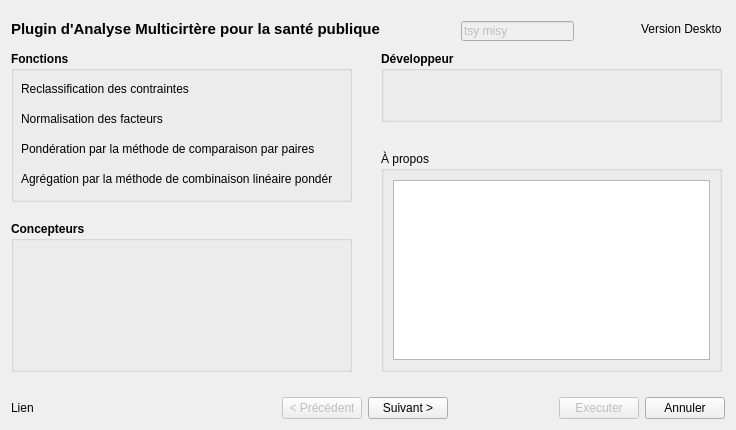
<?xml version="1.0" encoding="UTF-8"?>
<ui version="4.0">
 <author>Mampionona RASAMIMALALA</author>
 <class>IzarDialogBase</class>
 <widget class="QDialog" name="IzarDialogBase">
  <property name="geometry">
   <rect>
    <x>0</x>
    <y>0</y>
    <width>736</width>
    <height>430</height>
   </rect>
  </property>
  <property name="minimumSize">
   <size>
    <width>736</width>
    <height>430</height>
   </size>
  </property>
  <property name="maximumSize">
   <size>
    <width>736</width>
    <height>430</height>
   </size>
  </property>
  <property name="windowTitle">
   <string>Full MCE for Public Health v1.0</string>
  </property>
  <property name="sizeGripEnabled">
   <bool>false</bool>
  </property>
  <property name="modal">
   <bool>true</bool>
  </property>
  <layout class="QGridLayout" name="gridLayout_3">
   <item row="0" column="0" colspan="7">
    <widget class="QStackedWidget" name="STACKED_WIDGET">
     <property name="mouseTracking">
      <bool>true</bool>
     </property>
     <property name="currentIndex">
      <number>0</number>
     </property>
     <widget class="QWidget" name="page_1">
      <widget class="QLabel" name="label">
       <property name="geometry">
        <rect>
         <x>0</x>
         <y>9</y>
         <width>411</width>
         <height>18</height>
        </rect>
       </property>
       <property name="maximumSize">
        <size>
         <width>16777215</width>
         <height>21</height>
        </size>
       </property>
       <property name="font">
        <font>
         <pointsize>11</pointsize>
         <weight>75</weight>
         <bold>true</bold>
        </font>
       </property>
       <property name="text">
        <string>Plugin d'Analyse Multicirtère pour la santé publique</string>
       </property>
      </widget>
      <widget class="QLabel" name="label_2">
       <property name="geometry">
        <rect>
         <x>630</x>
         <y>10</y>
         <width>81</width>
         <height>16</height>
        </rect>
       </property>
       <property name="text">
        <string>Version Desktop</string>
       </property>
      </widget>
      <widget class="QGroupBox" name="groupBox_7">
       <property name="geometry">
        <rect>
         <x>0</x>
         <y>40</y>
         <width>341</width>
         <height>151</height>
        </rect>
       </property>
       <property name="maximumSize">
        <size>
         <width>16777215</width>
         <height>151</height>
        </size>
       </property>
       <property name="font">
        <font>
         <weight>75</weight>
         <bold>true</bold>
        </font>
       </property>
       <property name="title">
        <string>Fonctions</string>
       </property>
       <widget class="QLabel" name="label_9">
        <property name="geometry">
         <rect>
          <x>10</x>
          <y>30</y>
          <width>201</width>
          <height>16</height>
         </rect>
        </property>
        <property name="font">
         <font>
          <weight>50</weight>
          <bold>false</bold>
         </font>
        </property>
        <property name="text">
         <string>Reclassification des contraintes</string>
        </property>
       </widget>
       <widget class="QLabel" name="label_10">
        <property name="geometry">
         <rect>
          <x>10</x>
          <y>60</y>
          <width>151</width>
          <height>16</height>
         </rect>
        </property>
        <property name="font">
         <font>
          <weight>50</weight>
          <bold>false</bold>
         </font>
        </property>
        <property name="text">
         <string>Normalisation des facteurs</string>
        </property>
       </widget>
       <widget class="QLabel" name="label_11">
        <property name="geometry">
         <rect>
          <x>10</x>
          <y>90</y>
          <width>301</width>
          <height>16</height>
         </rect>
        </property>
        <property name="font">
         <font>
          <weight>50</weight>
          <bold>false</bold>
         </font>
        </property>
        <property name="text">
         <string>Pondération par la méthode de comparaison par paires</string>
        </property>
       </widget>
       <widget class="QLabel" name="label_12">
        <property name="geometry">
         <rect>
          <x>10</x>
          <y>120</y>
          <width>311</width>
          <height>16</height>
         </rect>
        </property>
        <property name="font">
         <font>
          <weight>50</weight>
          <bold>false</bold>
         </font>
        </property>
        <property name="text">
         <string>Agrégation par la méthode de combinaison linéaire pondérée </string>
        </property>
       </widget>
      </widget>
      <widget class="QGroupBox" name="GB_CONCEPTEUR">
       <property name="geometry">
        <rect>
         <x>0</x>
         <y>210</y>
         <width>341</width>
         <height>151</height>
        </rect>
       </property>
       <property name="font">
        <font>
         <weight>75</weight>
         <bold>true</bold>
        </font>
       </property>
       <property name="title">
        <string>Concepteurs</string>
       </property>
      </widget>
      <widget class="QGroupBox" name="GB_DEVELOPER">
       <property name="geometry">
        <rect>
         <x>370</x>
         <y>40</y>
         <width>341</width>
         <height>71</height>
        </rect>
       </property>
       <property name="font">
        <font>
         <weight>75</weight>
         <italic>false</italic>
         <bold>true</bold>
        </font>
       </property>
       <property name="title">
        <string>Développeur</string>
       </property>
      </widget>
      <widget class="QGroupBox" name="GB_INFO">
       <property name="geometry">
        <rect>
         <x>370</x>
         <y>140</y>
         <width>341</width>
         <height>221</height>
        </rect>
       </property>
       <property name="minimumSize">
        <size>
         <width>341</width>
         <height>221</height>
        </size>
       </property>
       <property name="maximumSize">
        <size>
         <width>341</width>
         <height>221</height>
        </size>
       </property>
       <property name="title">
        <string>À propos</string>
       </property>
       <layout class="QGridLayout" name="gridLayout_23">
        <item row="0" column="0">
         <widget class="QTextEdit" name="TE_INFO">
          <property name="readOnly">
           <bool>true</bool>
          </property>
         </widget>
        </item>
       </layout>
      </widget>
      <widget class="QLineEdit" name="STATUT_CNX">
       <property name="enabled">
        <bool>false</bool>
       </property>
       <property name="geometry">
        <rect>
         <x>450</x>
         <y>10</y>
         <width>113</width>
         <height>20</height>
        </rect>
       </property>
       <property name="text">
        <string>tsy misy</string>
       </property>
      </widget>
     </widget>
     <widget class="QWidget" name="page_2">
      <layout class="QGridLayout" name="gridLayout_22">
       <item row="0" column="0">
        <widget class="QGroupBox" name="GB_OUTPUT">
         <property name="font">
          <font>
           <weight>75</weight>
           <bold>true</bold>
          </font>
         </property>
         <property name="accessibleName">
          <string>Données en entrée</string>
         </property>
         <property name="title">
          <string>Répértoire et format de sortie</string>
         </property>
         <layout class="QGridLayout" name="gridLayout_21">
          <item row="1" column="2">
           <widget class="QLineEdit" name="LE_OUTPUT_DIR">
            <property name="enabled">
             <bool>true</bool>
            </property>
           </widget>
          </item>
          <item row="3" column="2">
           <widget class="QComboBox" name="CB_OUTPUT_FORMAT">
            <property name="minimumSize">
             <size>
              <width>69</width>
              <height>22</height>
             </size>
            </property>
            <property name="maximumSize">
             <size>
              <width>69</width>
              <height>22</height>
             </size>
            </property>
           </widget>
          </item>
          <item row="1" column="0" colspan="2">
           <widget class="QLabel" name="label_6">
            <property name="font">
             <font>
              <weight>50</weight>
              <bold>false</bold>
             </font>
            </property>
            <property name="text">
             <string>Répértoire de sortie</string>
            </property>
           </widget>
          </item>
          <item row="3" column="0">
           <widget class="QLabel" name="label_7">
            <property name="font">
             <font>
              <weight>50</weight>
              <bold>false</bold>
             </font>
            </property>
            <property name="text">
             <string>Format de sortie</string>
            </property>
           </widget>
          </item>
          <item row="2" column="2">
           <spacer name="verticalSpacer_4">
            <property name="orientation">
             <enum>Qt::Vertical</enum>
            </property>
            <property name="sizeHint" stdset="0">
             <size>
              <width>20</width>
              <height>16</height>
             </size>
            </property>
           </spacer>
          </item>
          <item row="4" column="1">
           <spacer name="verticalSpacer_2">
            <property name="orientation">
             <enum>Qt::Vertical</enum>
            </property>
            <property name="sizeHint" stdset="0">
             <size>
              <width>20</width>
              <height>108</height>
             </size>
            </property>
           </spacer>
          </item>
          <item row="0" column="3">
           <spacer name="verticalSpacer_3">
            <property name="orientation">
             <enum>Qt::Vertical</enum>
            </property>
            <property name="sizeHint" stdset="0">
             <size>
              <width>20</width>
              <height>133</height>
             </size>
            </property>
           </spacer>
          </item>
          <item row="1" column="4">
           <widget class="QToolButton" name="BT_OUTPUT">
            <property name="minimumSize">
             <size>
              <width>41</width>
              <height>24</height>
             </size>
            </property>
            <property name="text">
             <string>...</string>
            </property>
           </widget>
          </item>
         </layout>
        </widget>
       </item>
      </layout>
     </widget>
     <widget class="QWidget" name="page_3">
      <layout class="QGridLayout" name="gridLayout_9">
       <item row="0" column="0">
        <widget class="QGroupBox" name="GB_DATA_CONTRAINTE">
         <property name="font">
          <font>
           <weight>75</weight>
           <bold>true</bold>
          </font>
         </property>
         <property name="accessibleName">
          <string>Données en entrée</string>
         </property>
         <property name="title">
          <string>Données d'entrée: CONTRAINTES</string>
         </property>
         <layout class="QGridLayout" name="gridLayout_8">
          <item row="0" column="0">
           <widget class="QLabel" name="LBL_NB_CONTRAINTE">
            <property name="font">
             <font>
              <weight>50</weight>
              <bold>false</bold>
             </font>
            </property>
            <property name="accessibleName">
             <string>nombre</string>
            </property>
            <property name="text">
             <string>Nombre de contraintes</string>
            </property>
           </widget>
          </item>
          <item row="0" column="2">
           <spacer name="horizontalSpacer_2">
            <property name="orientation">
             <enum>Qt::Horizontal</enum>
            </property>
            <property name="sizeHint" stdset="0">
             <size>
              <width>399</width>
              <height>20</height>
             </size>
            </property>
           </spacer>
          </item>
          <item row="1" column="0" colspan="3">
           <widget class="QTableWidget" name="TBL_CONTRAINTE">
            <property name="frameShape">
             <enum>QFrame::NoFrame</enum>
            </property>
            <property name="horizontalScrollBarPolicy">
             <enum>Qt::ScrollBarAlwaysOff</enum>
            </property>
            <property name="editTriggers">
             <set>QAbstractItemView::NoEditTriggers</set>
            </property>
            <property name="tabKeyNavigation">
             <bool>false</bool>
            </property>
            <property name="showDropIndicator" stdset="0">
             <bool>false</bool>
            </property>
            <property name="dragDropOverwriteMode">
             <bool>false</bool>
            </property>
            <property name="alternatingRowColors">
             <bool>false</bool>
            </property>
            <property name="selectionMode">
             <enum>QAbstractItemView::NoSelection</enum>
            </property>
            <property name="selectionBehavior">
             <enum>QAbstractItemView::SelectRows</enum>
            </property>
            <property name="showGrid">
             <bool>false</bool>
            </property>
            <property name="gridStyle">
             <enum>Qt::SolidLine</enum>
            </property>
            <attribute name="verticalHeaderVisible">
             <bool>false</bool>
            </attribute>
            <attribute name="verticalHeaderCascadingSectionResizes">
             <bool>false</bool>
            </attribute>
           </widget>
          </item>
          <item row="0" column="1">
           <widget class="QSpinBox" name="SB_NB_CONTRAINTE">
            <property name="font">
             <font>
              <weight>50</weight>
              <bold>false</bold>
             </font>
            </property>
            <property name="alignment">
             <set>Qt::AlignRight|Qt::AlignTrailing|Qt::AlignVCenter</set>
            </property>
            <property name="readOnly">
             <bool>false</bool>
            </property>
            <property name="correctionMode">
             <enum>QAbstractSpinBox::CorrectToPreviousValue</enum>
            </property>
            <property name="keyboardTracking">
             <bool>false</bool>
            </property>
            <property name="minimum">
             <number>0</number>
            </property>
            <property name="maximum">
             <number>10</number>
            </property>
            <property name="value">
             <number>0</number>
            </property>
           </widget>
          </item>
         </layout>
        </widget>
       </item>
      </layout>
     </widget>
     <widget class="QWidget" name="page_4">
      <layout class="QGridLayout" name="gridLayout_12">
       <item row="0" column="0">
        <widget class="QGroupBox" name="GB_DATA_CONTRAINTE_2">
         <property name="font">
          <font>
           <weight>75</weight>
           <bold>true</bold>
          </font>
         </property>
         <property name="accessibleName">
          <string>Données en entrée</string>
         </property>
         <property name="title">
          <string>Paramètres de reclassification des contraintes</string>
         </property>
         <layout class="QGridLayout" name="gridLayout_10">
          <item row="0" column="0">
           <widget class="QGroupBox" name="groupBox">
            <property name="maximumSize">
             <size>
              <width>201</width>
              <height>332</height>
             </size>
            </property>
            <property name="font">
             <font>
              <weight>50</weight>
              <bold>false</bold>
             </font>
            </property>
            <property name="title">
             <string>Liste des contraintes à reclassifier</string>
            </property>
            <layout class="QGridLayout" name="gridLayout_11">
             <item row="0" column="0">
              <widget class="QListWidget" name="LV_CONTRAINTE_NOT_READY">
               <property name="frameShape">
                <enum>QFrame::NoFrame</enum>
               </property>
               <property name="alternatingRowColors">
                <bool>false</bool>
               </property>
               <property name="selectionBehavior">
                <enum>QAbstractItemView::SelectRows</enum>
               </property>
               <property name="spacing">
                <number>5</number>
               </property>
               <property name="selectionRectVisible">
                <bool>true</bool>
               </property>
              </widget>
             </item>
            </layout>
           </widget>
          </item>
          <item row="0" column="1">
           <spacer name="horizontalSpacer_7">
            <property name="orientation">
             <enum>Qt::Horizontal</enum>
            </property>
            <property name="sizeHint" stdset="0">
             <size>
              <width>8</width>
              <height>329</height>
             </size>
            </property>
           </spacer>
          </item>
          <item row="0" column="2">
           <widget class="QGroupBox" name="GB_RECLASS">
            <property name="minimumSize">
             <size>
              <width>461</width>
              <height>0</height>
             </size>
            </property>
            <property name="font">
             <font>
              <weight>50</weight>
              <bold>false</bold>
             </font>
            </property>
            <property name="title">
             <string>Paramètres de reclassification</string>
            </property>
            <layout class="QGridLayout" name="gridLayout_13">
             <item row="0" column="0" rowspan="3">
              <widget class="QStackedWidget" name="STACKED_WIDGET_RECLASS">
               <property name="minimumSize">
                <size>
                 <width>0</width>
                 <height>291</height>
                </size>
               </property>
               <property name="maximumSize">
                <size>
                 <width>401</width>
                 <height>16777215</height>
                </size>
               </property>
               <property name="currentIndex">
                <number>-1</number>
               </property>
              </widget>
             </item>
             <item row="0" column="1">
              <widget class="QToolButton" name="BT_ADD_ROW_CONTRAINTE">
               <property name="minimumSize">
                <size>
                 <width>41</width>
                 <height>31</height>
                </size>
               </property>
               <property name="font">
                <font>
                 <pointsize>16</pointsize>
                 <weight>75</weight>
                 <bold>true</bold>
                </font>
               </property>
               <property name="text">
                <string>+</string>
               </property>
               <property name="arrowType">
                <enum>Qt::NoArrow</enum>
               </property>
              </widget>
             </item>
             <item row="1" column="1">
              <widget class="QToolButton" name="BT_DELETE_ROW_CONTRAINTE">
               <property name="enabled">
                <bool>false</bool>
               </property>
               <property name="minimumSize">
                <size>
                 <width>41</width>
                 <height>31</height>
                </size>
               </property>
               <property name="maximumSize">
                <size>
                 <width>41</width>
                 <height>31</height>
                </size>
               </property>
               <property name="font">
                <font>
                 <pointsize>26</pointsize>
                 <weight>50</weight>
                 <bold>false</bold>
                </font>
               </property>
               <property name="text">
                <string>-</string>
               </property>
              </widget>
             </item>
             <item row="2" column="1">
              <spacer name="verticalSpacer">
               <property name="orientation">
                <enum>Qt::Vertical</enum>
               </property>
               <property name="sizeHint" stdset="0">
                <size>
                 <width>20</width>
                 <height>222</height>
                </size>
               </property>
              </spacer>
             </item>
            </layout>
           </widget>
          </item>
         </layout>
        </widget>
       </item>
      </layout>
     </widget>
     <widget class="QWidget" name="page_5">
      <layout class="QGridLayout" name="gridLayout_15">
       <item row="0" column="0">
        <widget class="QGroupBox" name="GB_CALCUL_CONTRAINTE">
         <property name="font">
          <font>
           <weight>75</weight>
           <bold>true</bold>
          </font>
         </property>
         <property name="accessibleName">
          <string/>
         </property>
         <property name="title">
          <string>Reclassification des contraintes</string>
         </property>
         <layout class="QGridLayout" name="gridLayout_14">
          <item row="0" column="0">
           <widget class="QTextEdit" name="TE_RUN_PROCESS_CONTRAINTE">
            <property name="frameShape">
             <enum>QFrame::NoFrame</enum>
            </property>
            <property name="readOnly">
             <bool>true</bool>
            </property>
           </widget>
          </item>
         </layout>
        </widget>
       </item>
      </layout>
     </widget>
     <widget class="QWidget" name="page_6">
      <layout class="QGridLayout" name="gridLayout">
       <item row="0" column="0">
        <widget class="QGroupBox" name="GB_FACTEUR">
         <property name="font">
          <font>
           <weight>75</weight>
           <bold>true</bold>
          </font>
         </property>
         <property name="accessibleName">
          <string>Données en entrée</string>
         </property>
         <property name="title">
          <string>Données d'entrée: FACTEURS</string>
         </property>
         <layout class="QGridLayout" name="gridLayout_2">
          <item row="0" column="2">
           <spacer name="horizontalSpacer">
            <property name="orientation">
             <enum>Qt::Horizontal</enum>
            </property>
            <property name="sizeHint" stdset="0">
             <size>
              <width>533</width>
              <height>17</height>
             </size>
            </property>
           </spacer>
          </item>
          <item row="0" column="0">
           <widget class="QLabel" name="LBL_NB_DATA">
            <property name="font">
             <font>
              <weight>50</weight>
              <bold>false</bold>
             </font>
            </property>
            <property name="accessibleName">
             <string>nombre</string>
            </property>
            <property name="text">
             <string>Nombre de facteurs</string>
            </property>
           </widget>
          </item>
          <item row="0" column="1">
           <widget class="QSpinBox" name="SB_NB_DATA">
            <property name="font">
             <font>
              <weight>50</weight>
              <bold>false</bold>
             </font>
            </property>
            <property name="alignment">
             <set>Qt::AlignRight|Qt::AlignTrailing|Qt::AlignVCenter</set>
            </property>
            <property name="readOnly">
             <bool>false</bool>
            </property>
            <property name="correctionMode">
             <enum>QAbstractSpinBox::CorrectToPreviousValue</enum>
            </property>
            <property name="keyboardTracking">
             <bool>false</bool>
            </property>
            <property name="minimum">
             <number>3</number>
            </property>
            <property name="maximum">
             <number>15</number>
            </property>
            <property name="value">
             <number>3</number>
            </property>
           </widget>
          </item>
          <item row="1" column="0" colspan="3">
           <widget class="QTableWidget" name="TBL_DATA_ENTREE">
            <property name="frameShape">
             <enum>QFrame::NoFrame</enum>
            </property>
            <property name="horizontalScrollBarPolicy">
             <enum>Qt::ScrollBarAlwaysOff</enum>
            </property>
            <property name="editTriggers">
             <set>QAbstractItemView::NoEditTriggers</set>
            </property>
            <property name="tabKeyNavigation">
             <bool>false</bool>
            </property>
            <property name="showDropIndicator" stdset="0">
             <bool>false</bool>
            </property>
            <property name="dragDropOverwriteMode">
             <bool>false</bool>
            </property>
            <property name="alternatingRowColors">
             <bool>false</bool>
            </property>
            <property name="selectionMode">
             <enum>QAbstractItemView::NoSelection</enum>
            </property>
            <property name="selectionBehavior">
             <enum>QAbstractItemView::SelectRows</enum>
            </property>
            <property name="showGrid">
             <bool>false</bool>
            </property>
            <property name="gridStyle">
             <enum>Qt::SolidLine</enum>
            </property>
            <attribute name="verticalHeaderVisible">
             <bool>false</bool>
            </attribute>
            <attribute name="verticalHeaderCascadingSectionResizes">
             <bool>false</bool>
            </attribute>
           </widget>
          </item>
         </layout>
        </widget>
       </item>
      </layout>
     </widget>
     <widget class="QWidget" name="page_7">
      <layout class="QGridLayout" name="gridLayout_5">
       <item row="0" column="0">
        <widget class="QGroupBox" name="GB_FACTEUR_2">
         <property name="font">
          <font>
           <weight>75</weight>
           <bold>true</bold>
          </font>
         </property>
         <property name="accessibleName">
          <string>Données en entrée</string>
         </property>
         <property name="title">
          <string>Paramètres de normalisation des facteurs</string>
         </property>
         <layout class="QGridLayout" name="gridLayout_4">
          <item row="1" column="0" colspan="3">
           <widget class="QTableWidget" name="TBL_DATA_STANDARDIZATION">
            <property name="frameShape">
             <enum>QFrame::NoFrame</enum>
            </property>
            <property name="horizontalScrollBarPolicy">
             <enum>Qt::ScrollBarAlwaysOff</enum>
            </property>
            <property name="editTriggers">
             <set>QAbstractItemView::NoEditTriggers</set>
            </property>
            <property name="tabKeyNavigation">
             <bool>false</bool>
            </property>
            <property name="showDropIndicator" stdset="0">
             <bool>false</bool>
            </property>
            <property name="dragDropOverwriteMode">
             <bool>false</bool>
            </property>
            <property name="alternatingRowColors">
             <bool>false</bool>
            </property>
            <property name="selectionMode">
             <enum>QAbstractItemView::NoSelection</enum>
            </property>
            <property name="selectionBehavior">
             <enum>QAbstractItemView::SelectRows</enum>
            </property>
            <property name="showGrid">
             <bool>false</bool>
            </property>
            <property name="gridStyle">
             <enum>Qt::SolidLine</enum>
            </property>
            <attribute name="verticalHeaderVisible">
             <bool>false</bool>
            </attribute>
            <attribute name="verticalHeaderCascadingSectionResizes">
             <bool>false</bool>
            </attribute>
           </widget>
          </item>
          <item row="0" column="1">
           <widget class="QSpinBox" name="SB_NB_DATA_2">
            <property name="enabled">
             <bool>false</bool>
            </property>
            <property name="font">
             <font>
              <weight>50</weight>
              <bold>false</bold>
             </font>
            </property>
            <property name="alignment">
             <set>Qt::AlignRight|Qt::AlignTrailing|Qt::AlignVCenter</set>
            </property>
            <property name="readOnly">
             <bool>false</bool>
            </property>
            <property name="correctionMode">
             <enum>QAbstractSpinBox::CorrectToPreviousValue</enum>
            </property>
            <property name="keyboardTracking">
             <bool>false</bool>
            </property>
            <property name="minimum">
             <number>2</number>
            </property>
            <property name="maximum">
             <number>50</number>
            </property>
            <property name="value">
             <number>2</number>
            </property>
           </widget>
          </item>
          <item row="0" column="0">
           <widget class="QLabel" name="LBL_NB_DATA_2">
            <property name="font">
             <font>
              <weight>50</weight>
              <bold>false</bold>
             </font>
            </property>
            <property name="accessibleName">
             <string>nombre</string>
            </property>
            <property name="text">
             <string>Nombre de facteurs</string>
            </property>
           </widget>
          </item>
          <item row="0" column="2">
           <spacer name="horizontalSpacer_4">
            <property name="orientation">
             <enum>Qt::Horizontal</enum>
            </property>
            <property name="sizeHint" stdset="0">
             <size>
              <width>399</width>
              <height>20</height>
             </size>
            </property>
           </spacer>
          </item>
         </layout>
        </widget>
       </item>
      </layout>
     </widget>
     <widget class="QWidget" name="page_8">
      <layout class="QGridLayout" name="gridLayout_17">
       <item row="0" column="0">
        <widget class="QGroupBox" name="GB_CALCUL_STANDARDISATION">
         <property name="font">
          <font>
           <weight>75</weight>
           <bold>true</bold>
          </font>
         </property>
         <property name="accessibleName">
          <string/>
         </property>
         <property name="title">
          <string>Normalisation des facteurs</string>
         </property>
         <layout class="QGridLayout" name="gridLayout_16">
          <item row="0" column="0">
           <widget class="QTextEdit" name="TE_RUN_PROCESS_NORMALISATION">
            <property name="frameShape">
             <enum>QFrame::NoFrame</enum>
            </property>
            <property name="readOnly">
             <bool>true</bool>
            </property>
           </widget>
          </item>
         </layout>
        </widget>
       </item>
      </layout>
     </widget>
     <widget class="QWidget" name="page_9">
      <layout class="QGridLayout" name="gridLayout_19">
       <item row="0" column="0">
        <widget class="QGroupBox" name="GB_MATRICE_JUGEMENT">
         <property name="font">
          <font>
           <weight>75</weight>
           <bold>true</bold>
          </font>
         </property>
         <property name="accessibleName">
          <string/>
         </property>
         <property name="title">
          <string>Pondération des facteurs - Méthode de comparaison par paires</string>
         </property>
         <layout class="QGridLayout" name="gridLayout_18">
          <item row="0" column="0">
           <widget class="QGroupBox" name="groupBox_6">
            <property name="font">
             <font>
              <weight>50</weight>
              <bold>false</bold>
             </font>
            </property>
            <property name="title">
             <string>Matrice de jugement</string>
            </property>
            <layout class="QGridLayout" name="gridLayout_20">
             <item row="4" column="2">
              <widget class="QPushButton" name="BT_LOAD_MATRIX">
               <property name="text">
                <string>Importer</string>
               </property>
              </widget>
             </item>
             <item row="3" column="2">
              <widget class="QPushButton" name="BT_SAVE_MATRIX">
               <property name="text">
                <string>Enregistrer</string>
               </property>
              </widget>
             </item>
             <item row="0" column="2">
              <spacer name="verticalSpacer_6">
               <property name="orientation">
                <enum>Qt::Vertical</enum>
               </property>
               <property name="sizeHint" stdset="0">
                <size>
                 <width>20</width>
                 <height>88</height>
                </size>
               </property>
              </spacer>
             </item>
             <item row="1" column="2">
              <widget class="QPushButton" name="BT_TEST_JUGEMENT">
               <property name="maximumSize">
                <size>
                 <width>75</width>
                 <height>16777215</height>
                </size>
               </property>
               <property name="text">
                <string>Tester</string>
               </property>
              </widget>
             </item>
             <item row="6" column="1">
              <widget class="QLabel" name="LBL_STATUT_MATRICE">
               <property name="text">
                <string>Statut matrice</string>
               </property>
              </widget>
             </item>
             <item row="6" column="0">
              <widget class="QLabel" name="LBL_RC_VALUE">
               <property name="minimumSize">
                <size>
                 <width>151</width>
                 <height>0</height>
                </size>
               </property>
               <property name="text">
                <string>RC =</string>
               </property>
              </widget>
             </item>
             <item row="0" column="0" rowspan="6" colspan="2">
              <widget class="QTableWidget" name="TBL_JUGEMENT">
               <property name="frameShape">
                <enum>QFrame::StyledPanel</enum>
               </property>
               <attribute name="horizontalHeaderStretchLastSection">
                <bool>false</bool>
               </attribute>
              </widget>
             </item>
             <item row="2" column="2">
              <spacer name="verticalSpacer_7">
               <property name="orientation">
                <enum>Qt::Vertical</enum>
               </property>
               <property name="sizeHint" stdset="0">
                <size>
                 <width>20</width>
                 <height>40</height>
                </size>
               </property>
              </spacer>
             </item>
            </layout>
           </widget>
          </item>
         </layout>
        </widget>
       </item>
      </layout>
     </widget>
     <widget class="QWidget" name="page_10">
      <layout class="QGridLayout" name="gridLayout_7">
       <item row="0" column="0">
        <widget class="QGroupBox" name="GB_ALL_TRAITEMENT">
         <property name="font">
          <font>
           <weight>75</weight>
           <bold>true</bold>
          </font>
         </property>
         <property name="accessibleName">
          <string/>
         </property>
         <property name="title">
          <string>Traitements</string>
         </property>
         <layout class="QGridLayout" name="gridLayout_6">
          <item row="1" column="0">
           <widget class="QTextEdit" name="TE_RUN_PROCESS">
            <property name="frameShape">
             <enum>QFrame::NoFrame</enum>
            </property>
            <property name="readOnly">
             <bool>true</bool>
            </property>
           </widget>
          </item>
          <item row="0" column="0">
           <widget class="QLabel" name="LBL_PARAM_RUN">
            <property name="font">
             <font>
              <weight>50</weight>
              <bold>false</bold>
             </font>
            </property>
            <property name="text">
             <string>Paramètres des traitements</string>
            </property>
            <property name="margin">
             <number>10</number>
            </property>
           </widget>
          </item>
         </layout>
        </widget>
       </item>
      </layout>
     </widget>
    </widget>
   </item>
   <item row="1" column="0">
    <widget class="QLabel" name="LBL_ROHY">
     <property name="minimumSize">
      <size>
       <width>161</width>
       <height>16</height>
      </size>
     </property>
     <property name="text">
      <string>Lien</string>
     </property>
    </widget>
   </item>
   <item row="1" column="1">
    <spacer name="horizontalSpacer_3">
     <property name="orientation">
      <enum>Qt::Horizontal</enum>
     </property>
     <property name="sizeHint" stdset="0">
      <size>
       <width>191</width>
       <height>20</height>
      </size>
     </property>
    </spacer>
   </item>
   <item row="1" column="2">
    <widget class="QPushButton" name="BT_PREVIOUS">
     <property name="enabled">
      <bool>false</bool>
     </property>
     <property name="text">
      <string>&lt; Précédent</string>
     </property>
    </widget>
   </item>
   <item row="1" column="3">
    <widget class="QPushButton" name="BT_NEXT">
     <property name="text">
      <string>Suivant &gt;</string>
     </property>
     <property name="flat">
      <bool>false</bool>
     </property>
    </widget>
   </item>
   <item row="1" column="4">
    <spacer name="horizontalSpacer_5">
     <property name="orientation">
      <enum>Qt::Horizontal</enum>
     </property>
     <property name="sizeHint" stdset="0">
      <size>
       <width>191</width>
       <height>20</height>
      </size>
     </property>
    </spacer>
   </item>
   <item row="1" column="5">
    <widget class="QPushButton" name="BT_EXECUTE">
     <property name="enabled">
      <bool>false</bool>
     </property>
     <property name="text">
      <string>Executer</string>
     </property>
    </widget>
   </item>
   <item row="1" column="6">
    <widget class="QPushButton" name="BT_CANCEL">
     <property name="text">
      <string>Annuler</string>
     </property>
    </widget>
   </item>
  </layout>
 </widget>
 <resources/>
 <connections>
  <connection>
   <sender>BT_CANCEL</sender>
   <signal>clicked()</signal>
   <receiver>IzarDialogBase</receiver>
   <slot>close()</slot>
   <hints>
    <hint type="sourcelabel">
     <x>689</x>
     <y>409</y>
    </hint>
    <hint type="destinationlabel">
     <x>367</x>
     <y>214</y>
    </hint>
   </hints>
  </connection>
 </connections>
</ui>
